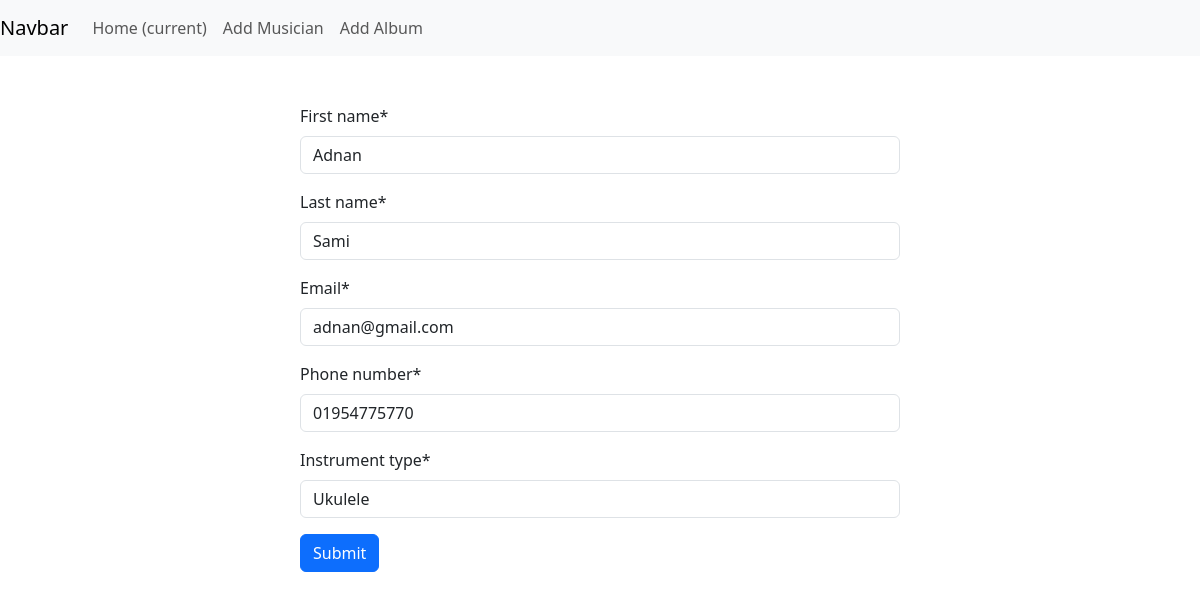
Screenshot of /musician/edit/4 with the database file from the repository.
### musician/models.py (models this page shows, shortened)
class Musician(models.Model):
    first_name = models.CharField(max_length=30)
    last_name = models.CharField(max_length=30)
    email = models.CharField(max_length=50)
    phone_number = models.CharField(max_length=50)
    instrument_type = models.CharField(max_length=50)

### musician/views.py (the view)
# urls.py: path('edit/<int:id>',views.edit_musician, name ='edit_musician'),
def edit_musician(request, id):
    musician = models.Musician.objects.get(pk=id)
    musician_form = forms.MusicianForm(instance=musician)
    if request.method == "POST":
        musician_form = forms.MusicianForm(request.POST, instance=musician)
        if musician_form.is_valid():
            musician_form.save()
            print(musician_form.cleaned_data)
            return redirect('home')
    return render(request, './musician/add_musician.html', {'form': musician_form})

### musician/forms.py
class MusicianForm(forms.ModelForm):
    class Meta:
        model = Musician
        fields = '__all__'

### musician/templates/musician/add_musician.html (shortened to what this page needs)
{% extends "base.html" %}
{% load crispy_forms_tags %}
{% block content %}
    <form action="" method="post" style="width: 50%; height: 50%; margin: auto;" class="pt-5">
        {{form | crispy}}
        <input class="btn btn-primary" type="submit" value="Submit">
    </form>
{% endblock content %}

### rows the page displays
Musician: first_name "Adnan", last_name "Sami", email "adnan@gmail.com", phone_number "01954775770", instrument_type "Ukulele"
